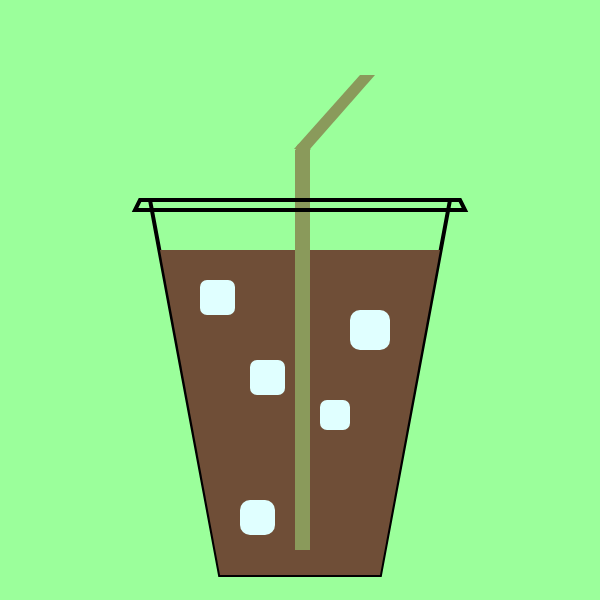
Frame 1 (no input)
Frame 60 (no input): identical to frame 1, image omitted
Frame 120 (the mouse pressed at the canvas centre since frame 60): identical to frame 1, image omitted

The p5.js sketch that drew this single still picture (run headless with seeded random() and noise() and a simulated clock; from frame 60 on, the mouse is pressed at the canvas centre):

// p5.js sketch
// ── sketch.js
function setup() {
  createCanvas(600, 600);
}

function draw() {
  background(155, 255, 155);

  //Drawing the cup
  stroke(0);
  strokeWeight(4);
  fill(255,0,0,0);
  quad(150,200, 450,200, 380,575, 220,575);
  //Drawing the Coffee
  noStroke();
  fill(111,78,55);
  quad(160,250, 440,250, 380,575, 220,575);
  //Drawing the ice
  fill(224, 255, 255)
  rect(350, 310, 40, 40, 10);
  rect(240, 500, 35, 35, 10);
  rect(320, 400, 30, 30, 7);
  rect(200, 280, 35, 35, 7);
  rect(250, 360, 35, 35, 7);
  //Drawing the straw
  fill(138,154,91);
  rect(295, 150, 15, 400);
  arc(303, 150, 15, 15, PI, TWO_PI);
  quad(294,149, 310,149, 375,75, 360,75);
  //Drawing the lid
  stroke(0);
  strokeWeight(4);
  fill(255,0,0,0);
  quad(140,200, 460,200, 465,210, 135,210);
  //TADA You have an Iced Coffee
  

}
